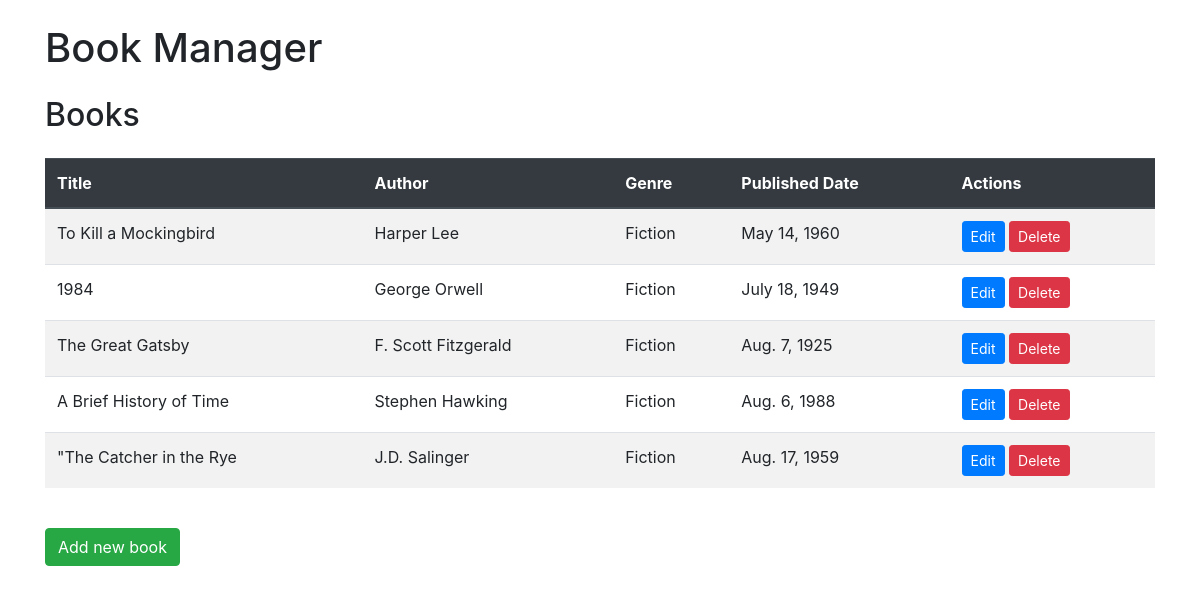
The page / on the database its author committed.
### books/models.py (models this page shows, shortened)
class Book(models.Model):
    title = models.CharField(max_length=200)
    author = models.ForeignKey(Author, on_delete=models.CASCADE)
    genre = models.CharField(max_length=100)
    published_date = models.DateField()

class Author(models.Model):
    name = models.CharField(max_length=100)
    def __str__(self):
        return self.name

### books/views.py (the view)
# urls.py: path('', BookListView.as_view(), name='book_list'),
class BookListView(ListView):
    model = Book
    template_name = 'book_list.html'
    paginate_by = 10

### books/templates/book_list.html (shortened to what this page needs)
{% extends 'base_generic.html' %}
{% block content %}
<h2 class="my-4">Books</h2>
<table class="table table-striped">
    <thead class="thead-dark">
        <tr>
            <th>Title</th>
            <th>Author</th>
            <th>Genre</th>
            <th>Published Date</th>
            <th>Actions</th>
        </tr>
    </thead>
    <tbody>
        {% for book in object_list %}
        <tr>
            <td>{{ book.title }}</td>
            <td>{{ book.author }}</td>
            <td>{{ book.genre }}</td>
            <td>{{ book.published_date }}</td>
            <td>
                <a class="btn btn-primary btn-sm" href="{% url 'book_edit' book.pk %}">Edit</a>
                <a class="btn btn-danger btn-sm" href="{% url 'book_delete' book.pk %}">Delete</a>
            </td>
        </tr>
        {% endfor %}
    </tbody>
</table>
<a class="btn btn-success my-4" href="{% url 'book_new' %}">Add new book</a>
{% endblock %}

### books/templates/base_generic.html (shortened to what this page needs)
<!DOCTYPE html>
<html lang="en">
<head>
    <link href="https://stackpath.bootstrapcdn.com/bootstrap/4.5.2/css/bootstrap.min.css" rel="stylesheet">
</head>
<body>
    <div class="container">
        <h1 class="my-4">Book Manager</h1>
        {% block content %}
        {% endblock %}
    </div>
</body>
</html>

### rows shown on the page
Book: title "To Kill a Mockingbird", author "Harper Lee", genre "Fiction", published_date "May 14, 1960"
Book: title "1984", author "George Orwell", genre "Fiction", published_date "July 18, 1949"
Book: title "The Great Gatsby", author "F. Scott Fitzgerald", genre "Fiction", published_date "Aug. 7, 1925"
Book: title "A Brief History of Time", author "Stephen Hawking", genre "Fiction", published_date "Aug. 6, 1988"
Book: title "\"The Catcher in the Rye", author "J.D. Salinger", genre "Fiction", published_date "Aug. 17, 1959"
